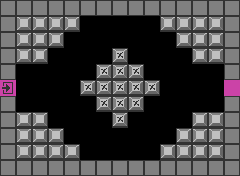

Rendered tile map (Tiled .tmx) drawn with the repository's tilesets; below, a short description and the full map source, tile grids included:
An orthogonal 15x11 tile map with 16x16 px tiles, 1 tile layer (main).

<map version="1.0" tiledversion="1.0.2" orientation="orthogonal" renderorder="right-down" width="15" height="11" tilewidth="16" tileheight="16" nextobjectid="1">
 <properties>
  <property name="type" value="Horizontal" />
 </properties>
 <tileset firstgid="1" source="editor.tsx" />
 <layer name="main" width="15" height="11">
  <data encoding="csv">
1,1,1,1,1,1,1,1,1,1,1,1,1,1,1,
1,33,33,33,33,0,0,0,0,0,33,33,33,33,1,
1,33,33,33,0,0,0,0,0,0,0,33,33,33,1,
1,33,33,0,0,0,0,34,0,0,0,0,33,33,1,
1,0,0,0,0,0,34,34,34,0,0,0,0,0,1,
9,0,0,0,0,34,34,34,34,34,0,0,0,0,10,
1,0,0,0,0,0,34,34,34,0,0,0,0,0,1,
1,33,33,0,0,0,0,34,0,0,0,0,33,33,1,
1,33,33,33,0,0,0,0,0,0,0,33,33,33,1,
1,33,33,33,33,0,0,0,0,0,33,33,33,33,1,
1,1,1,1,1,1,1,1,1,1,1,1,1,1,1
</data>
 </layer>
</map>
